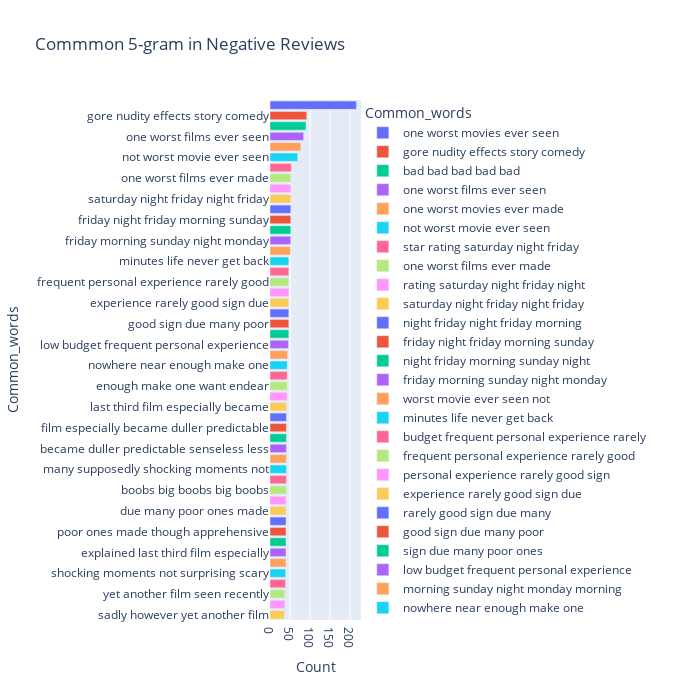

Notebook source saved alongside this figure:
### Code cell
#top 50 5-gram negative reviews
most_common_uni = get_top_text_ngrams(df.Reviews_clean[df['Ratings']<=4],50,5)
most_common_uni = dict(most_common_uni)
temp = pd.DataFrame(columns = ["Common_words" , 'Count'])
temp["Common_words"] = list(most_common_uni.keys())
temp["Count"] = list(most_common_uni.values())
fig = px.bar(temp, x="Count", y="Common_words", title='Commmon 5-gram in Negative Reviews', orientation='h', 
             width=700, height=700,color='Common_words')
fig.show()

### Figure 1 — Plotly figure (JSON) as saved in the notebook; plotly's stock layout.template omitted (floating-point values rounded to 4 significant figures)
{"data": [{"alignmentgroup": "True", "hovertemplate": "Common_words=%{y}<br>Count=%{x}<extra></extra>", "legendgroup": "one worst movies ever seen", "marker": {"color": "#636efa", "pattern": {"shape": ""}}, "name": "one worst movies ever seen", "offsetgroup": "one worst movies ever seen", "orientation": "h", "showlegend": true, "textposition": "auto", "type": "bar", "x": [216], "xaxis": "x", "y": ["one worst movies ever seen"], "yaxis": "y"}, {"alignmentgroup": "True", "hovertemplate": "Common_words=%{y}<br>Count=%{x}<extra></extra>", "legendgroup": "gore nudity effects story comedy", "marker": {"color": "#EF553B", "pattern": {"shape": ""}}, "name": "gore nudity effects story comedy", "offsetgroup": "gore nudity effects story comedy", "orientation": "h", "showlegend": true, "textposition": "auto", "type": "bar", "x": [92], "xaxis": "x", "y": ["gore nudity effects story comedy"], "yaxis": "y"}, {"alignmentgroup": "True", "hovertemplate": "Common_words=%{y}<br>Count=%{x}<extra></extra>", "legendgroup": "bad bad bad bad bad", "marker": {"color": "#00cc96", "pattern": {"shape": ""}}, "name": "bad bad bad bad bad", "offsetgroup": "bad bad bad bad bad", "orientation": "h", "showlegend": true, "textposition": "auto", "type": "bar", "x": [90], "xaxis": "x", "y": ["bad bad bad bad bad"], "yaxis": "y"}, {"alignmentgroup": "True", "hovertemplate": "Common_words=%{y}<br>Count=%{x}<extra></extra>", "legendgroup": "one worst films ever seen", "marker": {"color": "#ab63fa", "pattern": {"shape": ""}}, "name": "one worst films ever seen", "offsetgroup": "one worst films ever seen", "orientation": "h", "showlegend": true, "textposition": "auto", "type": "bar", "x": [84], "xaxis": "x", "y": ["one worst films ever seen"], "yaxis": "y"}, {"alignmentgroup": "True", "hovertemplate": "Common_words=%{y}<br>Count=%{x}<extra></extra>", "legendgroup": "one worst movies ever made", "marker": {"color": "#FFA15A", "pattern": {"shape": ""}}, "name": "one worst movies ever made", "offsetgroup": "one worst movies ever made", "orientation": "h", "showlegend": true, "textposition": "auto", "type": "bar", "x": [77], "xaxis": "x", "y": ["one worst movies ever made"], "yaxis": "y"}, {"alignmentgroup": "True", "hovertemplate": "Common_words=%{y}<br>Count=%{x}<extra></extra>", "legendgroup": "not worst movie ever seen", "marker": {"color": "#19d3f3", "pattern": {"shape": ""}}, "name": "not worst movie ever seen", "offsetgroup": "not worst movie ever seen", "orientation": "h", "showlegend": true, "textposition": "auto", "type": "bar", "x": [69], "xaxis": "x", "y": ["not worst movie ever seen"], "yaxis": "y"}, {"alignmentgroup": "True", "hovertemplate": "Common_words=%{y}<br>Count=%{x}<extra></extra>", "legendgroup": "star rating saturday night friday", "marker": {"color": "#FF6692", "pattern": {"shape": ""}}, "name": "star rating saturday night friday", "offsetgroup": "star rating saturday night friday", "orientation": "h", "showlegend": true, "textposition": "auto", "type": "bar", "x": [53], "xaxis": "x", "y": ["star rating saturday night friday"], "yaxis": "y"}, {"alignmentgroup": "True", "hovertemplate": "Common_words=%{y}<br>Count=%{x}<extra></extra>", "legendgroup": "one worst films ever made", "marker": {"color": "#B6E880", "pattern": {"shape": ""}}, "name": "one worst films ever made", "offsetgroup": "one worst films ever made", "orientation": "h", "showlegend": true, "textposition": "auto", "type": "bar", "x": [52], "xaxis": "x", "y": ["one worst films ever made"], "yaxis": "y"}, {"alignmentgroup": "True", "hovertemplate": "Common_words=%{y}<br>Count=%{x}<extra></extra>", "legendgroup": "rating saturday night friday night", "marker": {"color": "#FF97FF", "pattern": {"shape": ""}}, "name": "rating saturday night friday night", "offsetgroup": "rating saturday night friday night", "orientation": "h", "showlegend": true, "textposition": "auto", "type": "bar", "x": [52], "xaxis": "x", "y": ["rating saturday night friday night"], "yaxis": "y"}, {"alignmentgroup": "True", "hovertemplate": "Common_words=%{y}<br>Count=%{x}<extra></extra>", "legendgroup": "saturday night friday night friday", "marker": {"color": "#FECB52", "pattern": {"shape": ""}}, "name": "saturday night friday night friday", "offsetgroup": "saturday night friday night friday", "orientation": "h", "showlegend": true, "textposition": "auto", "type": "bar", "x": [52], "xaxis": "x", "y": ["saturday night friday night friday"], "yaxis": "y"}, {"alignmentgroup": "True", "hovertemplate": "Common_words=%{y}<br>Count=%{x}<extra></extra>", "legendgroup": "night friday night friday morning", "marker": {"color": "#636efa", "pattern": {"shape": ""}}, "name": "night friday night friday morning", "offsetgroup": "night friday night friday morning", "orientation": "h", "showlegend": true, "textposition": "auto", "type": "bar", "x": [52], "xaxis": "x", "y": ["night friday night friday morning"], "yaxis": "y"}, {"alignmentgroup": "True", "hovertemplate": "Common_words=%{y}<br>Count=%{x}<extra></extra>", "legendgroup": "friday night friday morning sunday", "marker": {"color": "#EF553B", "pattern": {"shape": ""}}, "name": "friday night friday morning sunday", "offsetgroup": "friday night friday morning sunday", "orientation": "h", "showlegend": true, "textposition": "auto", "type": "bar", "x": [52], "xaxis": "x", "y": ["friday night friday morning sunday"], "yaxis": "y"}, {"alignmentgroup": "True", "hovertemplate": "Common_words=%{y}<br>Count=%{x}<extra></extra>", "legendgroup": "night friday morning sunday night", "marker": {"color": "#00cc96", "pattern": {"shape": ""}}, "name": "night friday morning sunday night", "offsetgroup": "night friday morning sunday night", "orientation": "h", "showlegend": true, "textposition": "auto", "type": "bar", "x": [52], "xaxis": "x", "y": ["night friday morning sunday night"], "yaxis": "y"}, {"alignmentgroup": "True", "hovertemplate": "Common_words=%{y}<br>Count=%{x}<extra></extra>", "legendgroup": "friday morning sunday night monday", "marker": {"color": "#ab63fa", "pattern": {"shape": ""}}, "name": "friday morning sunday night monday", "offsetgroup": "friday morning sunday night monday", "orientation": "h", "showlegend": true, "textposition": "auto", "type": "bar", "x": [52], "xaxis": "x", "y": ["friday morning sunday night monday"], "yaxis": "y"}, {"alignmentgroup": "True", "hovertemplate": "Common_words=%{y}<br>Count=%{x}<extra></extra>", "legendgroup": "worst movie ever seen not", "marker": {"color": "#FFA15A", "pattern": {"shape": ""}}, "name": "worst movie ever seen not", "offsetgroup": "worst movie ever seen not", "orientation": "h", "showlegend": true, "textposition": "auto", "type": "bar", "x": [51], "xaxis": "x", "y": ["worst movie ever seen not"], "yaxis": "y"}, {"alignmentgroup": "True", "hovertemplate": "Common_words=%{y}<br>Count=%{x}<extra></extra>", "legendgroup": "minutes life never get back", "marker": {"color": "#19d3f3", "pattern": {"shape": ""}}, "name": "minutes life never get back", "offsetgroup": "minutes life never get back", "orientation": "h", "showlegend": true, "textposition": "auto", "type": "bar", "x": [47], "xaxis": "x", "y": ["minutes life never get back"], "yaxis": "y"}, {"alignmentgroup": "True", "hovertemplate": "Common_words=%{y}<br>Count=%{x}<extra></extra>", "legendgroup": "budget frequent personal experience rarely", "marker": {"color": "#FF6692", "pattern": {"shape": ""}}, "name": "budget frequent personal experience rarely", "offsetgroup": "budget frequent personal experience rarely", "orientation": "h", "showlegend": true, "textposition": "auto", "type": "bar", "x": [47], "xaxis": "x", "y": ["budget frequent personal experience rarely"], "yaxis": "y"}, {"alignmentgroup": "True", "hovertemplate": "Common_words=%{y}<br>Count=%{x}<extra></extra>", "legendgroup": "frequent personal experience rarely good", "marker": {"color": "#B6E880", "pattern": {"shape": ""}}, "name": "frequent personal experience rarely good", "offsetgroup": "frequent personal experience rarely good", "orientation": "h", "showlegend": true, "textposition": "auto", "type": "bar", "x": [47], "xaxis": "x", "y": ["frequent personal experience rarely good"], "yaxis": "y"}, {"alignmentgroup": "True", "hovertemplate": "Common_words=%{y}<br>Count=%{x}<extra></extra>", "legendgroup": "personal experience rarely good sign", "marker": {"color": "#FF97FF", "pattern": {"shape": ""}}, "name": "personal experience rarely good sign", "offsetgroup": "personal experience rarely good sign", "orientation": "h", "showlegend": true, "textposition": "auto", "type": "bar", "x": [47], "xaxis": "x", "y": ["personal experience rarely good sign"], "yaxis": "y"}, {"alignmentgroup": "True", "hovertemplate": "Common_words=%{y}<br>Count=%{x}<extra></extra>", "legendgroup": "experience rarely good sign due", "marker": {"color": "#FECB52", "pattern": {"shape": ""}}, "name": "experience rarely good sign due", "offsetgroup": "experience rarely good sign due", "orientation": "h", "showlegend": true, "textposition": "auto", "type": "bar", "x": [47], "xaxis": "x", "y": ["experience rarely good sign due"], "yaxis": "y"}, {"alignmentgroup": "True", "hovertemplate": "Common_words=%{y}<br>Count=%{x}<extra></extra>", "legendgroup": "rarely good sign due many", "marker": {"color": "#636efa", "pattern": {"shape": ""}}, "name": "rarely good sign due many", "offsetgroup": "rarely good sign due many", "orientation": "h", "showlegend": true, "textposition": "auto", "type": "bar", "x": [47], "xaxis": "x", "y": ["rarely good sign due many"], "yaxis": "y"}, {"alignmentgroup": "True", "hovertemplate": "Common_words=%{y}<br>Count=%{x}<extra></extra>", "legendgroup": "good sign due many poor", "marker": {"color": "#EF553B", "pattern": {"shape": ""}}, "name": "good sign due many poor", "offsetgroup": "good sign due many poor", "orientation": "h", "showlegend": true, "textposition": "auto", "type": "bar", "x": [47], "xaxis": "x", "y": ["good sign due many poor"], "yaxis": "y"}, {"alignmentgroup": "True", "hovertemplate": "Common_words=%{y}<br>Count=%{x}<extra></extra>", "legendgroup": "sign due many poor ones", "marker": {"color": "#00cc96", "pattern": {"shape": ""}}, "name": "sign due many poor ones", "offsetgroup": "sign due many poor ones", "orientation": "h", "showlegend": true, "textposition": "auto", "type": "bar", "x": [47], "xaxis": "x", "y": ["sign due many poor ones"], "yaxis": "y"}, {"alignmentgroup": "True", "hovertemplate": "Common_words=%{y}<br>Count=%{x}<extra></extra>", "legendgroup": "low budget frequent personal experience", "marker": {"color": "#ab63fa", "pattern": {"shape": ""}}, "name": "low budget frequent personal experience", "offsetgroup": "low budget frequent personal experience", "orientation": "h", "showlegend": true, "textposition": "auto", "type": "bar", "x": [46], "xaxis": "x", "y": ["low budget frequent personal experience"], "yaxis": "y"}, {"alignmentgroup": "True", "hovertemplate": "Common_words=%{y}<br>Count=%{x}<extra></extra>", "legendgroup": "morning sunday night monday morning", "marker": {"color": "#FFA15A", "pattern": {"shape": ""}}, "name": "morning sunday night monday morning", "offsetgroup": "morning sunday night monday morning", "orientation": "h", "showlegend": true, "textposition": "auto", "type": "bar", "x": [44], "xaxis": "x", "y": ["morning sunday night monday morning"], "yaxis": "y"}, {"alignmentgroup": "True", "hovertemplate": "Common_words=%{y}<br>Count=%{x}<extra></extra>", "legendgroup": "nowhere near enough make one", "marker": {"color": "#19d3f3", "pattern": {"shape": ""}}, "name": "nowhere near enough make one", "offsetgroup": "nowhere near enough make one", "orientation": "h", "showlegend": true, "textposition": "auto", "type": "bar", "x": [43], "xaxis": "x", "y": ["nowhere near enough make one"], "yaxis": "y"}, {"alignmentgroup": "True", "hovertemplate": "Common_words=%{y}<br>Count=%{x}<extra></extra>", "legendgroup": "near enough make one want", "marker": {"color": "#FF6692", "pattern": {"shape": ""}}, "name": "near enough make one want", "offsetgroup": "near enough make one want", "orientation": "h", "showlegend": true, "textposition": "auto", "type": "bar", "x": [43], "xaxis": "x", "y": ["near enough make one want"], "yaxis": "y"}, {"alignmentgroup": "True", "hovertemplate": "Common_words=%{y}<br>Count=%{x}<extra></extra>", "legendgroup": "enough make one want endear", "marker": {"color": "#B6E880", "pattern": {"shape": ""}}, "name": "enough make one want endear", "offsetgroup": "enough make one want endear", "orientation": "h", "showlegend": true, "textposition": "auto", "type": "bar", "x": [43], "xaxis": "x", "y": ["enough make one want endear"], "yaxis": "y"}, {"alignmentgroup": "True", "hovertemplate": "Common_words=%{y}<br>Count=%{x}<extra></extra>", "legendgroup": "supposedly shocking moments not surprising", "marker": {"color": "#FF97FF", "pattern": {"shape": ""}}, "name": "supposedly shocking moments not surprising", "offsetgroup": "supposedly shocking moments not surprising", "orientation": "h", "showlegend": true, "textposition": "auto", "type": "bar", "x": [43], "xaxis": "x", "y": ["supposedly shocking moments not surprising"], "yaxis": "y"}, {"alignmentgroup": "True", "hovertemplate": "Common_words=%{y}<br>Count=%{x}<extra></extra>", "legendgroup": "last third film especially became", "marker": {"color": "#FECB52", "pattern": {"shape": ""}}, "name": "last third film especially became", "offsetgroup": "last third film especially became", "orientation": "h", "showlegend": true, "textposition": "auto", "type": "bar", "x": [41], "xaxis": "x", "y": ["last third film especially became"], "yaxis": "y"}, {"alignmentgroup": "True", "hovertemplate": "Common_words=%{y}<br>Count=%{x}<extra></extra>", "legendgroup": "third film especially became duller", "marker": {"color": "#636efa", "pattern": {"shape": ""}}, "name": "third film especially became duller", "offsetgroup": "third film especially became duller", "orientation": "h", "showlegend": true, "textposition": "auto", "type": "bar", "x": [41], "xaxis": "x", "y": ["third film especially became duller"], "yaxis": "y"}, {"alignmentgroup": "True", "hovertemplate": "Common_words=%{y}<br>Count=%{x}<extra></extra>", "legendgroup": "film especially became duller predictable", "marker": {"color": "#EF553B", "pattern": {"shape": ""}}, "name": "film especially became duller predictable", "offsetgroup": "film especially became duller predictable", "orientation": "h", "showlegend": true, "textposition": "auto", "type": "bar", "x": [41], "xaxis": "x", "y": ["film especially became duller predictable"], "yaxis": "y"}, {"alignmentgroup": "True", "hovertemplate": "Common_words=%{y}<br>Count=%{x}<extra></extra>", "legendgroup": "especially became duller predictable senseless", "marker": {"color": "#00cc96", "pattern": {"shape": ""}}, "name": "especially became duller predictable senseless", "offsetgroup": "especially became duller predictable senseless", "orientation": "h", "showlegend": true, "textposition": "auto", "type": "bar", "x": [41], "xaxis": "x", "y": ["especially became duller predictable senseless"], "yaxis": "y"}, {"alignmentgroup": "True", "hovertemplate": "Common_words=%{y}<br>Count=%{x}<extra></extra>", "legendgroup": "became duller predictable senseless less", "marker": {"color": "#ab63fa", "pattern": {"shape": ""}}, "name": "became duller predictable senseless less", "offsetgroup": "became duller predictable senseless less", "orientation": "h", "showlegend": true, "textposition": "auto", "type": "bar", "x": [41], "xaxis": "x", "y": ["became duller predictable senseless less"], "yaxis": "y"}, {"alignmentgroup": "True", "hovertemplate": "Common_words=%{y}<br>Count=%{x}<extra></extra>", "legendgroup": "found many supposedly shocking moments", "marker": {"color": "#FFA15A", "pattern": {"shape": ""}}, "name": "found many supposedly shocking moments", "offsetgroup": "found many supposedly shocking moments", "orientation": "h", "showlegend": true, "textposition": "auto", "type": "bar", "x": [41], "xaxis": "x", "y": ["found many supposedly shocking moments"], "yaxis": "y"}, {"alignmentgroup": "True", "hovertemplate": "Common_words=%{y}<br>Count=%{x}<extra></extra>", "legendgroup": "many supposedly shocking moments not", "marker": {"color": "#19d3f3", "pattern": {"shape": ""}}, "name": "many supposedly shocking moments not", "offsetgroup": "many supposedly shocking moments not", "orientation": "h", "showlegend": true, "textposition": "auto", "type": "bar", "x": [41], "xaxis": "x", "y": ["many supposedly shocking moments not"], "yaxis": "y"}, {"alignmentgroup": "True", "hovertemplate": "Common_words=%{y}<br>Count=%{x}<extra></extra>", "legendgroup": "big boobs big boobs big", "marker": {"color": "#FF6692", "pattern": {"shape": ""}}, "name": "big boobs big boobs big", "offsetgroup": "big boobs big boobs big", "orientation": "h", "showlegend": true, "textposition": "auto", "type": "bar", "x": [41], "xaxis": "x", "y": ["big boobs big boobs big"], "yaxis": "y"}, {"alignmentgroup": "True", "hovertemplate": "Common_words=%{y}<br>Count=%{x}<extra></extra>", "legendgroup": "boobs big boobs big boobs", "marker": {"color": "#B6E880", "pattern": {"shape": ""}}, "name": "boobs big boobs big boobs", "offsetgroup": "boobs big boobs big boobs", "orientation": "h", "showlegend": true, "textposition": "auto", "type": "bar", "x": [41], "xaxis": "x", "y": ["boobs big boobs big boobs"], "yaxis": "y"}, {"alignmentgroup": "True", "hovertemplate": "Common_words=%{y}<br>Count=%{x}<extra></extra>", "legendgroup": "http www imdb com title", "marker": {"color": "#FF97FF", "pattern": {"shape": ""}}, "name": "http www imdb com title", "offsetgroup": "http www imdb com title", "orientation": "h", "showlegend": true, "textposition": "auto", "type": "bar", "x": [40], "xaxis": "x", "y": ["http www imdb com title"], "yaxis": "y"}, {"alignmentgroup": "True", "hovertemplate": "Common_words=%{y}<br>Count=%{x}<extra></extra>", "legendgroup": "due many poor ones made", "marker": {"color": "#FECB52", "pattern": {"shape": ""}}, "name": "due many poor ones made", "offsetgroup": "due many poor ones made", "orientation": "h", "showlegend": true, "textposition": "auto", "type": "bar", "x": [40], "xaxis": "x", "y": ["due many poor ones made"], "yaxis": "y"}, {"alignmentgroup": "True", "hovertemplate": "Common_words=%{y}<br>Count=%{x}<extra></extra>", "legendgroup": "many poor ones made though", "marker": {"color": "#636efa", "pattern": {"shape": ""}}, "name": "many poor ones made though", "offsetgroup": "many poor ones made though", "orientation": "h", "showlegend": true, "textposition": "auto", "type": "bar", "x": [40], "xaxis": "x", "y": ["many poor ones made though"], "yaxis": "y"}, {"alignmentgroup": "True", "hovertemplate": "Common_words=%{y}<br>Count=%{x}<extra></extra>", "legendgroup": "poor ones made though apprehensive", "marker": {"color": "#EF553B", "pattern": {"shape": ""}}, "name": "poor ones made though apprehensive", "offsetgroup": "poor ones made though apprehensive", "orientation": "h", "showlegend": true, "textposition": "auto", "type": "bar", "x": [40], "xaxis": "x", "y": ["poor ones made though apprehensive"], "yaxis": "y"}, {"alignmentgroup": "True", "hovertemplate": "Common_words=%{y}<br>Count=%{x}<extra></extra>", "legendgroup": "vague explained last third film", "marker": {"color": "#00cc96", "pattern": {"shape": ""}}, "name": "vague explained last third film", "offsetgroup": "vague explained last third film", "orientation": "h", "showlegend": true, "textposition": "auto", "type": "bar", "x": [40], "xaxis": "x", "y": ["vague explained last third film"], "yaxis": "y"}, {"alignmentgroup": "True", "hovertemplate": "Common_words=%{y}<br>Count=%{x}<extra></extra>", "legendgroup": "explained last third film especially", "marker": {"color": "#ab63fa", "pattern": {"shape": ""}}, "name": "explained last third film especially", "offsetgroup": "explained last third film especially", "orientation": "h", "showlegend": true, "textposition": "auto", "type": "bar", "x": [40], "xaxis": "x", "y": ["explained last third film especially"], "yaxis": "y"}, {"alignmentgroup": "True", "hovertemplate": "Common_words=%{y}<br>Count=%{x}<extra></extra>", "legendgroup": "atmosphere dreary due excessive obviousness", "marker": {"color": "#FFA15A", "pattern": {"shape": ""}}, "name": "atmosphere dreary due excessive obviousness", "offsetgroup": "atmosphere dreary due excessive obviousness", "orientation": "h", "showlegend": true, "textposition": "auto", "type": "bar", "x": [40], "xaxis": "x", "y": ["atmosphere dreary due excessive obviousness"], "yaxis": "y"}, {"alignmentgroup": "True", "hovertemplate": "Common_words=%{y}<br>Count=%{x}<extra></extra>", "legendgroup": "shocking moments not surprising scary", "marker": {"color": "#19d3f3", "pattern": {"shape": ""}}, "name": "shocking moments not surprising scary", "offsetgroup": "shocking moments not surprising scary", "orientation": "h", "showlegend": true, "textposition": "auto", "type": "bar", "x": [39], "xaxis": "x", "y": ["shocking moments not surprising scary"], "yaxis": "y"}, {"alignmentgroup": "True", "hovertemplate": "Common_words=%{y}<br>Count=%{x}<extra></extra>", "legendgroup": "often nonsensical confusing character motivations", "marker": {"color": "#FF6692", "pattern": {"shape": ""}}, "name": "often nonsensical confusing character motivations", "offsetgroup": "often nonsensical confusing character motivations", "orientation": "h", "showlegend": true, "textposition": "auto", "type": "bar", "x": [39], "xaxis": "x", "y": ["often nonsensical confusing character motivations"], "yaxis": "y"}, {"alignmentgroup": "True", "hovertemplate": "Common_words=%{y}<br>Count=%{x}<extra></extra>", "legendgroup": "yet another film seen recently", "marker": {"color": "#B6E880", "pattern": {"shape": ""}}, "name": "yet another film seen recently", "offsetgroup": "yet another film seen recently", "orientation": "h", "showlegend": true, "textposition": "auto", "type": "bar", "x": [37], "xaxis": "x", "y": ["yet another film seen recently"], "yaxis": "y"}, {"alignmentgroup": "True", "hovertemplate": "Common_words=%{y}<br>Count=%{x}<extra></extra>", "legendgroup": "hence reiteration exact strengths flaws", "marker": {"color": "#FF97FF", "pattern": {"shape": ""}}, "name": "hence reiteration exact strengths flaws", "offsetgroup": "hence reiteration exact strengths flaws", "orientation": "h", "showlegend": true, "textposition": "auto", "type": "bar", "x": [37], "xaxis": "x", "y": ["hence reiteration exact strengths flaws"], "yaxis": "y"}, {"alignmentgroup": "True", "hovertemplate": "Common_words=%{y}<br>Count=%{x}<extra></extra>", "legendgroup": "sadly however yet another film", "marker": {"color": "#FECB52", "pattern": {"shape": ""}}, "name": "sadly however yet another film", "offsetgroup": "sadly however yet another film", "orientation": "h", "showlegend": true, "textposition": "auto", "type": "bar", "x": [36], "xaxis": "x", "y": ["sadly however yet another film"], "yaxis": "y"}], "layout": {"barmode": "relative", "height": 700, "legend": {"title": {"text": "Common_words"}, "tracegroupgap": 0}, "title": {"text": "Commmon 5-gram in Negative Reviews"}, "width": 700, "xaxis": {"anchor": "y", "autorange": true, "domain": [0, 1], "range": [0, 227.4], "title": {"text": "Count"}, "type": "linear"}, "yaxis": {"anchor": "x", "autorange": true, "categoryarray": ["sadly however yet another film", "hence reiteration exact strengths flaws", "yet another film seen recently", "often nonsensical confusing character motivations", "shocking moments not surprising scary", "atmosphere dreary due excessive obviousness", "explained last third film especially", "vague explained last third film", "poor ones made though apprehensive", "many poor ones made though", "due many poor ones made", "http www imdb com title", "boobs big boobs big boobs", "big boobs big boobs big", "many supposedly shocking moments not", "found many supposedly shocking moments", "became duller predictable senseless less", "especially became duller predictable senseless", "film especially became duller predictable", "third film especially became duller", "last third film especially became", "supposedly shocking moments not surprising", "enough make one want endear", "near enough make one want", "nowhere near enough make one", "morning sunday night monday morning", "low budget frequent personal experience", "sign due many poor ones", "good sign due many poor", "rarely good sign due many", "experience rarely good sign due", "personal experience rarely good sign", "frequent personal experience rarely good", "budget frequent personal experience rarely", "minutes life never get back", "worst movie ever seen not", "friday morning sunday night monday", "night friday morning sunday night", "friday night friday morning sunday", "night friday night friday morning", "saturday night friday night friday", "rating saturday night friday night", "one worst films ever made", "star rating saturday night friday", "not worst movie ever seen", "one worst movies ever made", "one worst films ever seen", "bad bad bad bad bad", "gore nudity effects story comedy", "one worst movies ever seen"], "categoryorder": "array", "domain": [0, 1], "range": [-0.5, 49.5], "title": {"text": "Common_words"}, "type": "category"}}}
